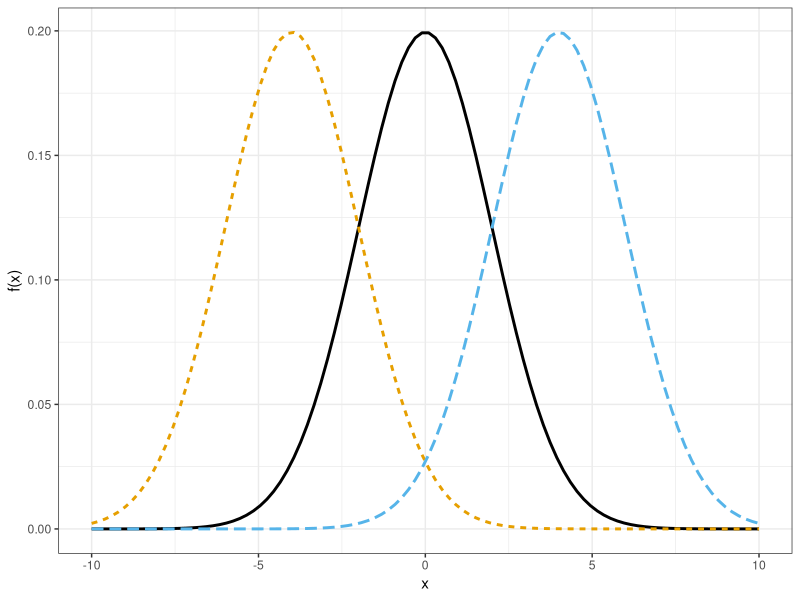
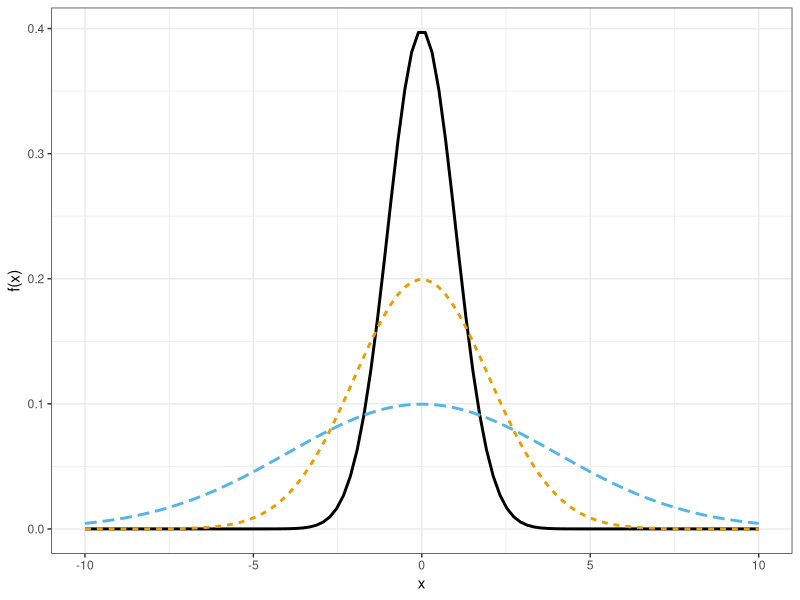
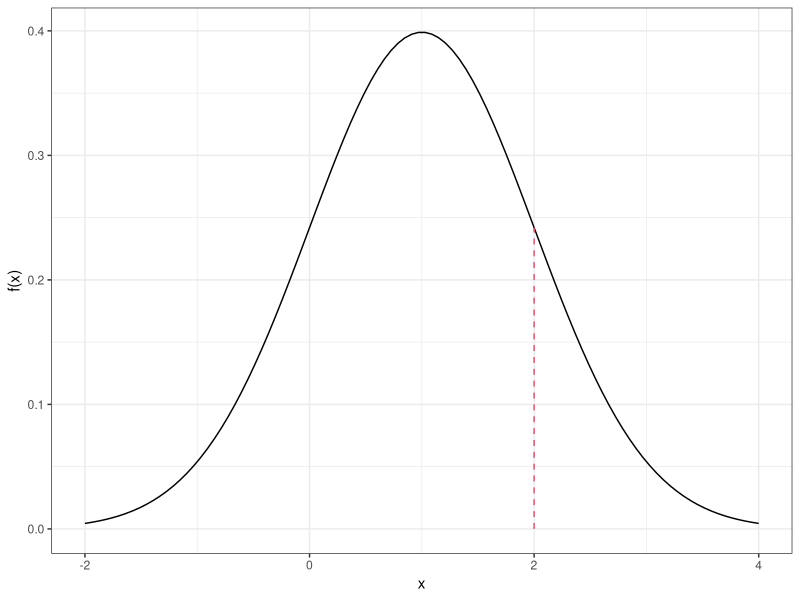
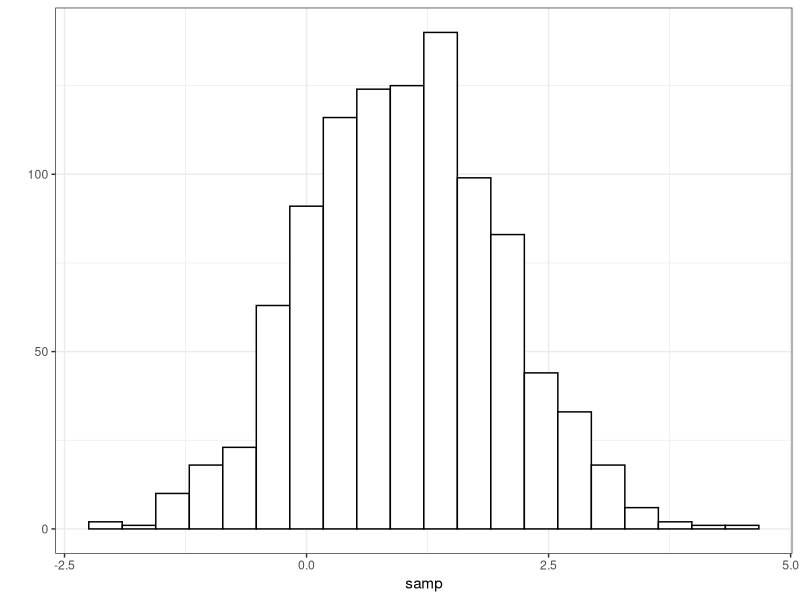
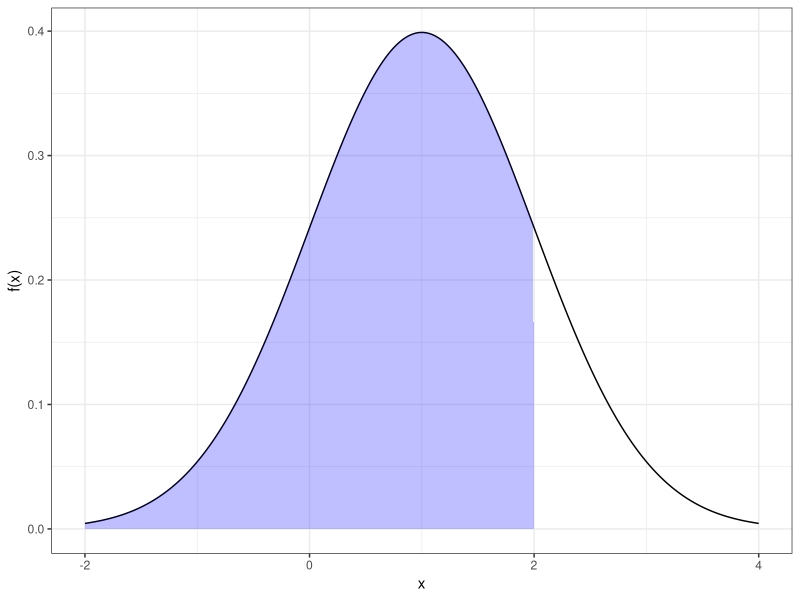
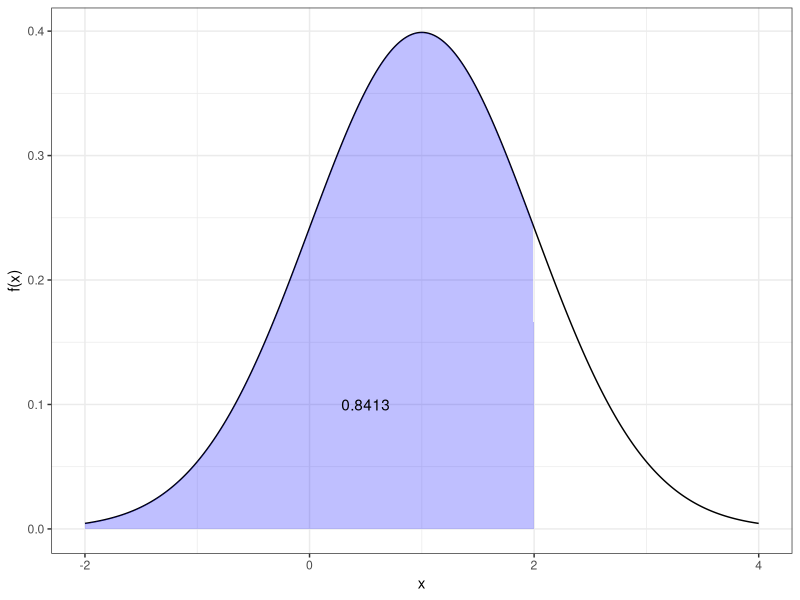
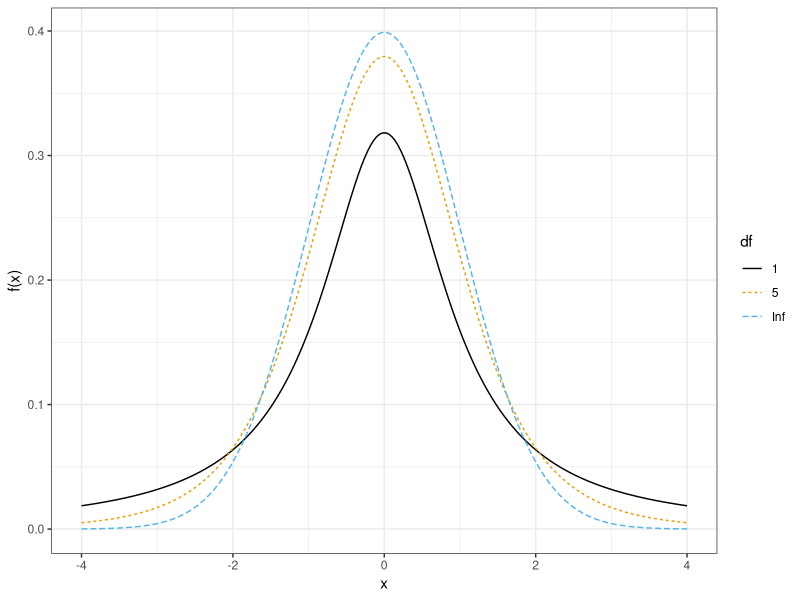
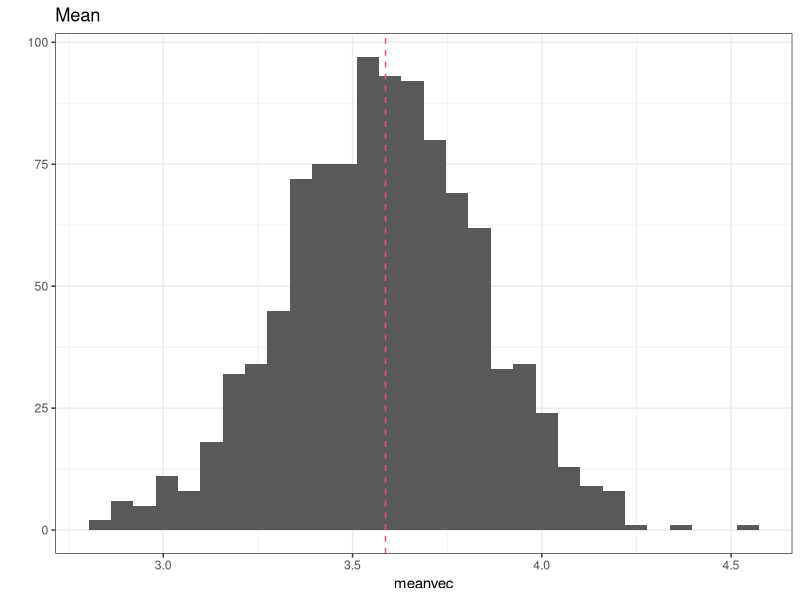

These figures' R source, in order:
## ---- chunk 1
set.seed(3)
knitr::opts_chunk$set(echo       = TRUE, 
                      fig.align  = "center",
                      fig.height = 3)
ggplot2::theme_set(ggplot2::theme_bw() + ggplot2::theme(strip.background = ggplot2::element_rect(fill = "white")))
## ---- chunk 2
    library(ggplot2)
    library(ggthemes)
    x <- seq(-10, 10, length = 100)
    y1 <- dnorm(x = x, mean = 0, sd = 2)
    y2 <- dnorm(x = x, mean = -4, sd = 2)
    y3 <- dnorm(x = x, mean = 4, sd = 2)
    dfdat <- data.frame(x = rep(x, 3), 
                        y = c(y1, y2, y3), 
                        z = factor(rep(c(1, 2, 3), each = length(x))))
    
    ggplot(data = dfdat, mapping = aes(x = x, y = y, color = z, lty = z)) +
      geom_line(lwd=1) + 
      ggthemes::scale_color_colorblind() +
      theme(legend.position="none") +
      ylab("f(x)") +
      xlab("x")
## ---- chunk 3
    x <- seq(-10, 10, length = 100)
    y1 <- dnorm(x = x, mean = 0, sd = 1)
    y2 <- dnorm(x = x, mean = 0, sd = 2)
    y3 <- dnorm(x = x, mean = 0, sd = 4)
    dfdat <- data.frame(x = rep(x, 3), 
                        y = c(y1, y2, y3), 
                        z = factor(rep(c(1, 2, 3), each = length(x))))
    
    ggplot(data = dfdat, mapping = aes(x = x, y = y, color = z, lty = z)) +
      geom_line(lwd=1) + 
      ggthemes::scale_color_colorblind() +
      theme(legend.position="none") +
      ylab("f(x)") +
      xlab("x")
## ---- chunk 4
    dnorm(x = 2, mean = 1, sd = 1)
## ---- chunk 5
    x <- seq(-2, 4, length = 100)
    y <- dnorm(x, mean = 1, sd = 1)
    qplot(x, y, geom = "line", ylab = "f(x)") +
      geom_segment(dat = data.frame(x = 2, xend = 2, y = 0, 
                                    yend = dnorm(x = 2, mean = 1, sd = 1)), 
                   aes(x = x, y = y, xend = xend, yend = yend), lty = 2, col = 2)
## ---- chunk 6
    samp <- rnorm(n = 1000, mean = 1, sd = 1)
    head(samp)
## ---- chunk 7
    qplot(samp, geom = "histogram", fill = I("white"), color = I("black"), bins = 20)
## ---- chunk 8
    pnorm(q = 2, mean = 1, sd = 1)
## ---- chunk 9
    x <- seq(-2, 4, length = 500)
    y <- dnorm(x, mean = 1, sd = 1)
    polydf <- data.frame(x = c(min(x), x[x < 2], 2, 0), 
                         y = c(0, y[x < 2], 0, 0))
    qplot(x, y, geom = "line", ylab = "f(x)") +
      geom_polygon(data = polydf, mapping = aes(x = x, y = y), 
                   fill = "blue", alpha = 1/4)
## ---- chunk 10
    qnorm(p = 0.8413, mean = 1, sd = 1)
## ---- chunk 11
    x <- seq(-2, 4, length = 500)
    y <- dnorm(x, mean = 1, sd = 1)
    polydf <- data.frame(x = c(min(x), x[x < 2], 2, 0), 
                         y = c(0, y[x < 2], 0, 0))
    qplot(x, y, geom = "line", ylab = "f(x)") +
      geom_polygon(data = polydf, mapping = aes(x = x, y = y), 
                   fill = "blue", alpha = 1/4) +
      annotate(geom = "text", x = 0.5, y = 0.1, label = "0.8413", color = "black")
## ---- chunk 12
    x <- seq(-4, 4, length = 200)
    data.frame(df = as.factor(c(rep(1, length(x)), rep(5, length(x)), rep(Inf, length(x)))),
               x = c(x, x, x),
               y = c(dt(x = x, df = 1),
                     dt(x = x, df = 5),
                     dt(x = x, df = Inf))) ->
      dfdat
    ggplot(dfdat, mapping = aes(x = x, y = y, color = df, lty = df)) +
      geom_line() +
      scale_color_colorblind() +
      ylab("f(x)")
## ---- chunk 13
        rnorm(n = 10, mean = 1, sd = 2)
## ---- chunk 14
        sample(c("Heads", "Tails", "Edge"), size = 10, replace = TRUE, prob = c(0.45, 0.45, 0.1))
## ---- chunk 15
        replicate(n = 10,expr = {
          x <- rnorm(10)
          mean(x)
        }) 
## ---- chunk 16
    x <- c(1.31, 2.42, 1.76, 0.71, 9.07, 0.86, 2.78, 1.26, 2.79, 12.91)
## ---- chunk 17
    xbar <- mean(x)
    s <- sd(x)
    sampsize <- 250
    meanvec <- replicate(n = 1000, expr = {
      xsim <- rnorm(n = sampsize, mean = xbar, sd = s)
      mean(xsim)
    })
    
    qplot(meanvec, main = "Mean", bins = 30) +
      geom_vline(xintercept = xbar, lty = 2, col = 2)
    
    medvec <- replicate(n = 1000, expr = {
      xsim <- rnorm(n = sampsize, mean = xbar, sd = s)
      median(xsim)
    })
    
    qplot(medvec, main = "Median", bins = 30) +
      geom_vline(xintercept = xbar, lty = 2, col = 2)
## ---- chunk 18
    # Mean performance
    mean((meanvec - xbar)^2)
    
    # Median performance
    mean((medvec - xbar)^2)
## ---- chunk 19
    qplot(x, bins = 10)
    qqnorm(x)
    qqline(x)
